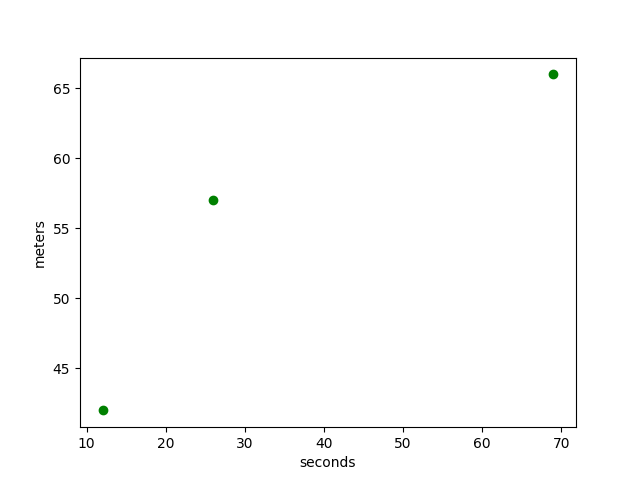

Recreate this plot in Python.
# coding: utf-8
import matplotlib.pyplot as plt
from astropy import units as u
plt.ion()
b = [12, 26, 69] * u.second
c = [42, 57, 66] * u.meter
plt.plot(b, c, 'og', ls='')
plt.xlabel("seconds")
plt.ylabel("meters")
plt.savefig('test2.png')
print("Done! Figure saved.")
